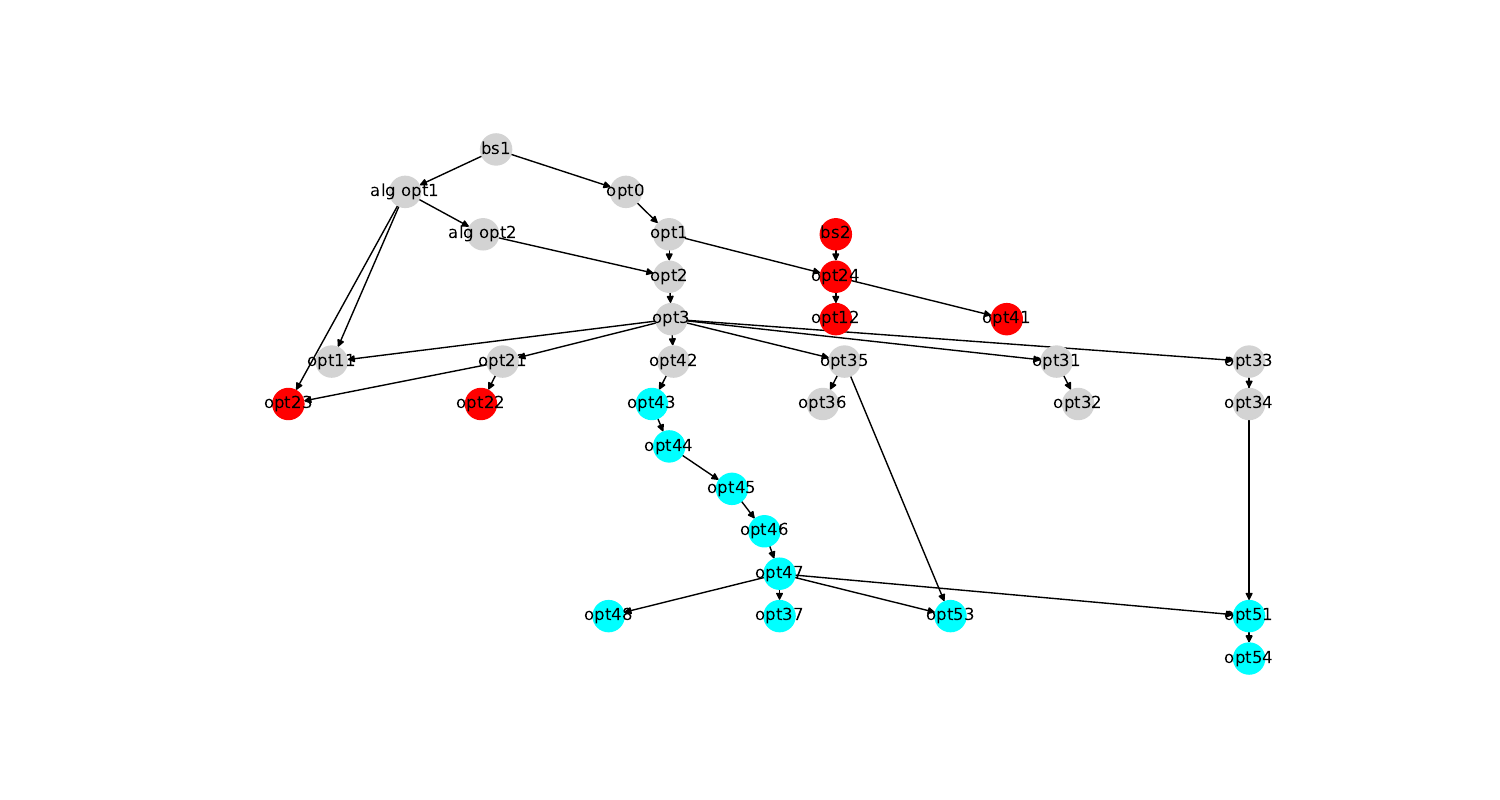

Reproduce this figure in Python.
import networkx as nx
from matplotlib import colors
from matplotlib import pyplot as plt
from networkx.drawing.nx_agraph import graphviz_layout
import pandas as pd
import pygraphviz

fig, ax = plt.subplots(figsize=(15, 8))

relationships = pd.DataFrame({'from': ['bs1', 'bs1', 'bs2', 'alg opt1', 'alg opt1', 'alg opt1', 'alg opt2', 'opt0',
                                       'opt1', 'opt1', 'opt24', 'opt24', 'opt2', 'opt3', 'opt3', 'opt21', 'opt21',
                                       'opt3', 'opt31', 'opt3', 'opt3', 'opt3', 'opt33', 'opt35', 'opt42', 'opt43',
                                       'opt44', 'opt45', 'opt46', 'opt47', 'opt47', 'opt47', 'opt47', 'opt33', 'opt35',
                                       'opt51'],
                              'to': ['alg opt1', 'opt0', 'opt24', 'alg opt2', 'opt11', 'opt23', 'opt2', 'opt1', 'opt2',
                                     'opt24', 'opt12', 'opt41', 'opt3', 'opt11', 'opt21', 'opt22', 'opt23', 'opt31',
                                     'opt32', 'opt33', 'opt35', 'opt42', 'opt34', 'opt36', 'opt43', 'opt44', 'opt45',
                                     'opt46', 'opt47', 'opt37', 'opt48', 'opt51', 'opt53', 'opt51', 'opt53', 'opt54']})

# Create DF for node characteristics
carac = pd.DataFrame({'ID': ['bs1', 'bs2', 'alg opt1', 'alg opt2', 'opt0', 'opt1', 'opt2', 'opt3', 'opt11', 'opt21',
                             'opt31', 'opt32', 'opt33', 'opt34', 'opt35', 'opt36', 'opt42', 'opt24', 'opt12', 'opt41',
                             'opt23', 'opt22', 'opt43', 'opt44', 'opt45', 'opt46', 'opt47', 'opt37', 'opt48', 'opt53',
                             'opt51', 'opt54'],
                      'type': ['nor', 'bla', 'nor', 'nor', 'nor', 'nor', 'nor', 'nor', 'nor', 'nor', 'nor', 'nor',
                               'nor', 'nor', 'nor', 'nor', 'nor', 'bla', 'bla', 'bla', 'bla', 'bla', 'intri', 'intri',
                               'intri', 'intri', 'intri', 'intri', 'intri', 'intri', 'intri', 'intri']})

# Create graph object
G = nx.from_pandas_edgelist(relationships, 'from', 'to', create_using=nx.DiGraph())

# Make types into categories
carac = carac.set_index('ID')
carac = carac.reindex(G.nodes())

carac['type'] = pd.Categorical(carac['type'])
carac['type'].cat.codes

# Specify colors
cmap = colors.ListedColormap(['red', 'cyan', 'lightgrey'])

# Draw graph
nx.draw(
    G,
    with_labels=True,
    node_color=carac['type'].cat.codes,
    cmap=cmap, node_size=500,
    pos=graphviz_layout(G, prog="dot")
)
plt.savefig("dag.pdf", format="PDF")
